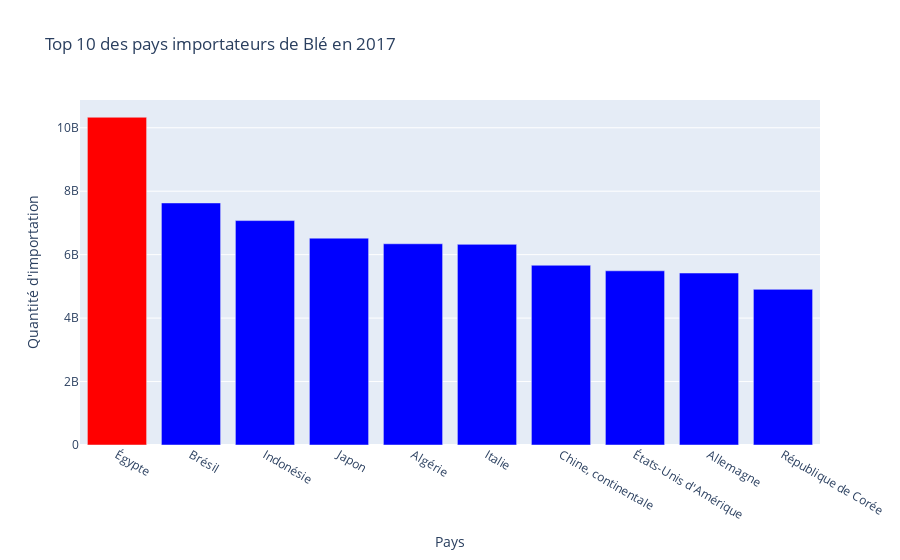

Here is the notebook cell this chart was saved with:
### Code cell
import plotly.express as px
import pandas as pd

# Charger le DataFrame avec les données des importations de blé par pays
data = {
    'Zone': ['Égypte', 'Brésil', 'Indonésie', 'Japon', 'Algérie', 'Italie', 'Chine, continentale', 'États-Unis d\'Amérique', 'Allemagne', 'République de Corée'],
    'Importations - Quantité': [10331000000, 7630000000, 7074000000, 6520000000, 6343000000, 6324000000, 5666000000, 5491000000, 5421000000, 4906000000]
}

df = pd.DataFrame(data)

# Créer un graphique à barres
fig = px.bar(df, x='Zone', y='Importations - Quantité', title='Top 10 des pays importateurs de Blé en 2017')

# Personnaliser la couleur de l'Égypte en utilisant color_discrete_sequence
fig.update_traces(marker=dict(color=['red' if zone == 'Égypte' else 'blue' for zone in df['Zone']]))

# Personnaliser le graphique (ajouter un titre et libellés d'axes)
fig.update_xaxes(title_text='Pays')
fig.update_yaxes(title_text='Quantité d\'importation')

# Afficher le graphique
fig.show()

### Figure 1 — Plotly figure (JSON) as saved in the notebook; plotly's stock layout.template omitted (floating-point values rounded to 4 significant figures)
{"data": [{"alignmentgroup": "True", "hovertemplate": "Zone=%{x}<br>Importations - Quantité=%{y}<extra></extra>", "legendgroup": "", "marker": {"color": ["red", "blue", "blue", "blue", "blue", "blue", "blue", "blue", "blue", "blue"], "pattern": {"shape": ""}}, "name": "", "offsetgroup": "", "orientation": "v", "showlegend": false, "textposition": "auto", "type": "bar", "x": ["Égypte", "Brésil", "Indonésie", "Japon", "Algérie", "Italie", "Chine, continentale", "États-Unis d'Amérique", "Allemagne", "République de Corée"], "xaxis": "x", "y": [10331000000, 7630000000, 7074000000, 6520000000, 6343000000, 6324000000, 5666000000, 5491000000, 5421000000, 4906000000], "yaxis": "y"}], "layout": {"autosize": true, "barmode": "relative", "legend": {"tracegroupgap": 0}, "title": {"text": "Top 10 des pays importateurs de Blé en 2017"}, "xaxis": {"anchor": "y", "autorange": true, "domain": [0, 1], "range": [-0.5, 9.5], "title": {"text": "Pays"}, "type": "category"}, "yaxis": {"anchor": "x", "autorange": true, "domain": [0, 1], "range": [0, 10870000000.0], "title": {"text": "Quantité d'importation"}, "type": "linear"}}}
